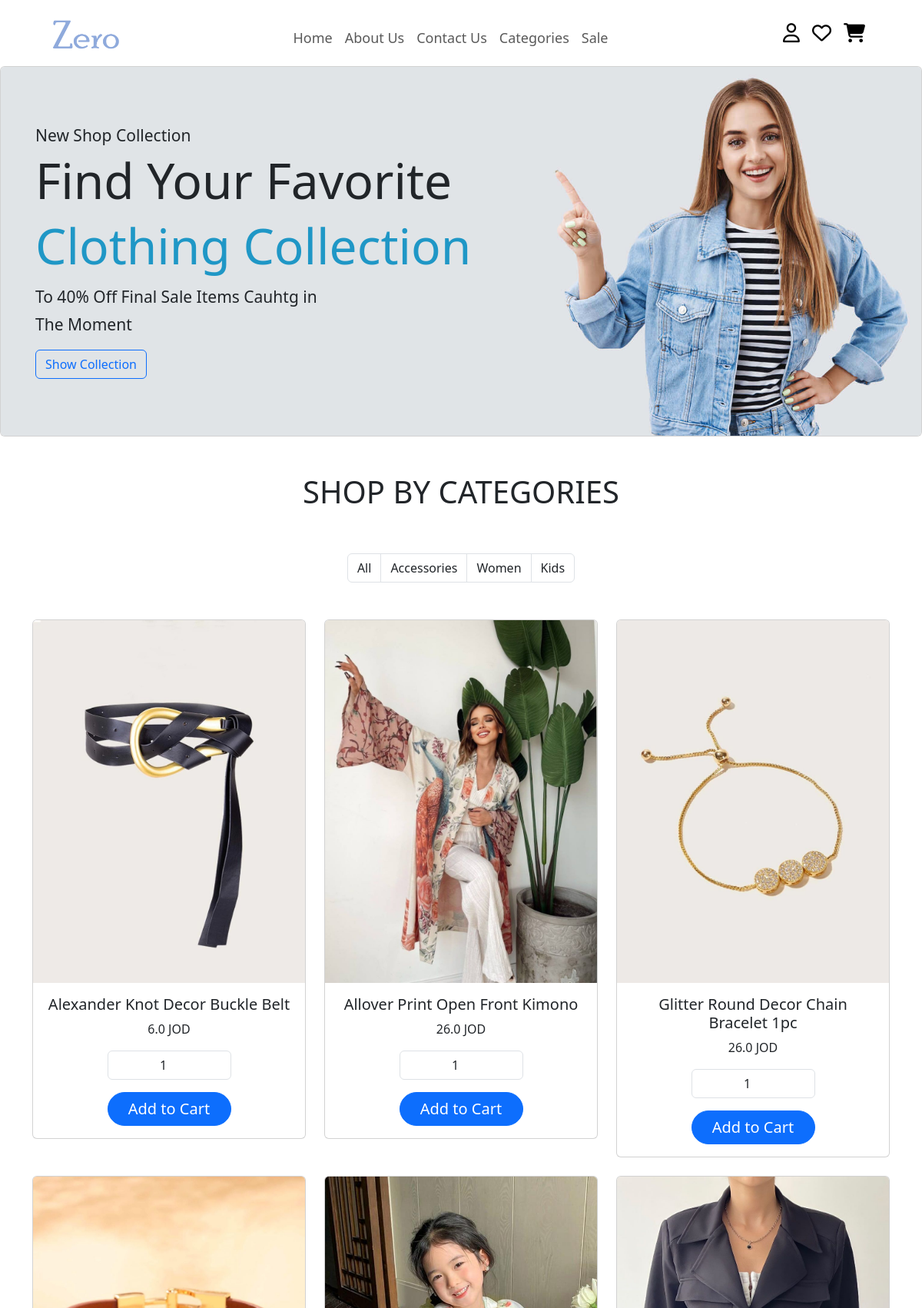
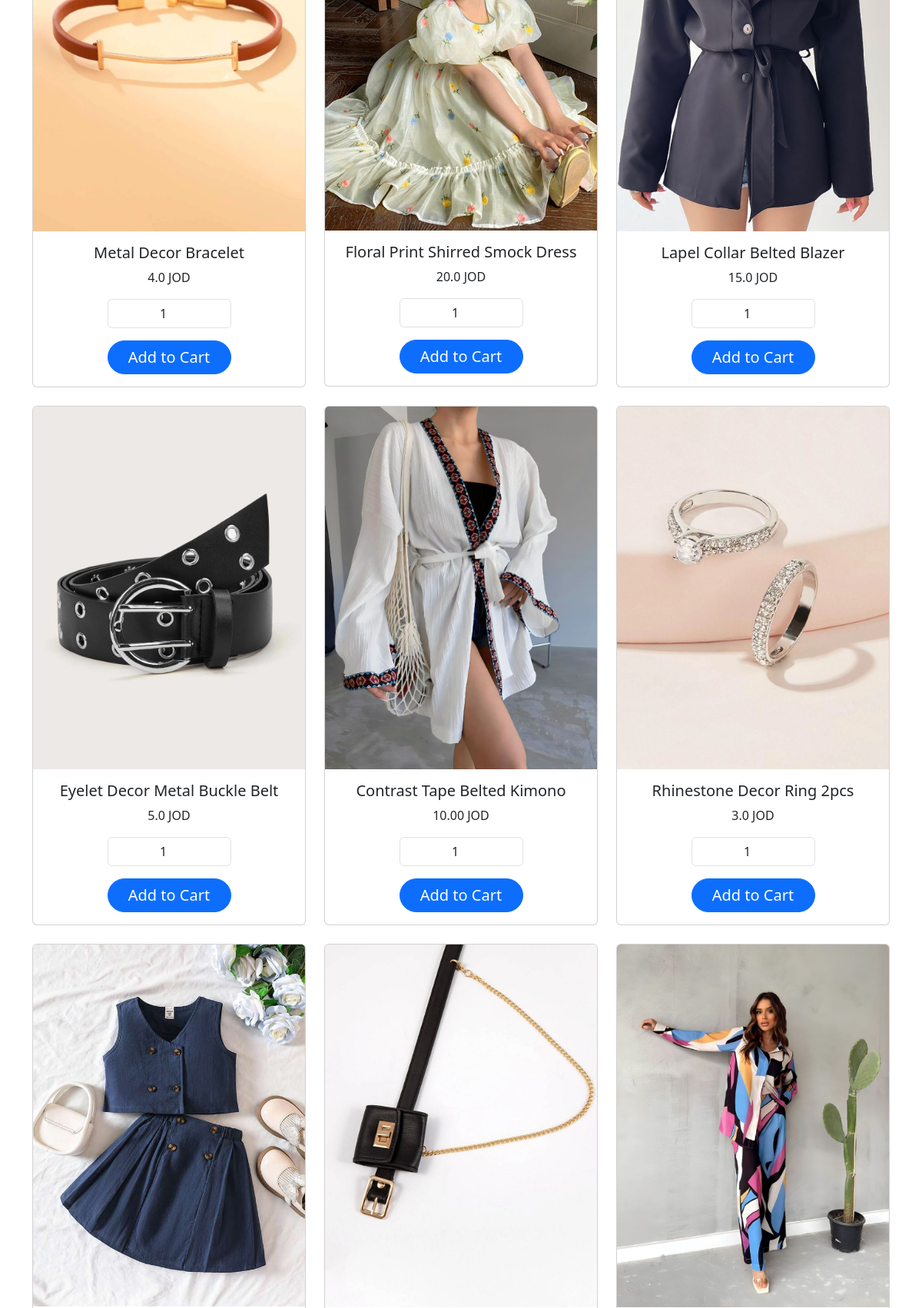
The page / (upper part) on the database its author committed (2 pictures, top to bottom).
### tables this page shows
CREATE TABLE IF NOT EXISTS `prodect` (
  `id` int(11) NOT NULL AUTO_INCREMENT,
  `name` varchar(255) NOT NULL,
  `price` varchar(255) NOT NULL,
  `image` varchar(255) NOT NULL,
  `category` varchar(255) DEFAULT NULL,
  PRIMARY KEY (`id`)
);

### collection.php (the view, shortened to what this page needs)
<!DOCTYPE html>
<html lang="en">
<head>
<link rel="stylesheet" href="index.css">
<link rel="stylesheet" href="normalize.css">
<link href="https://cdn.jsdelivr.net/npm/bootstrap@5.3.0-alpha3/dist/css/bootstrap.min.css" rel="stylesheet">
<link href="https://cdnjs.cloudflare.com/ajax/libs/font-awesome/6.4.0/css/all.min.css" rel="stylesheet">
</head>
  <body>
   <div class="card">
      <img src="images/bg-home.jpg" class="card-img img-fluid" alt="bg-home">
      <div class="card-img-overlay ms-2 d-flex flex-column justify-content-center">
      <div class="container-xl">
        <p class="card-title h6"><small>
          New Shop Collection</small></p>
        <h1 class="card-text text-2">Find Your Favorite
        <h1 class="text-2">Clothing Collection</h1>
        </h1>
        <p class="card-text">
        <small> To 40% Off Final Sale
        Items Cauhtg in <br>The Moment</small> </p>
        <div class="d-none d-sm-block ">
        <a class="btn btn-outline-primary " href="#categories" role="button">Show Collection</a></div>
      </div>
    </div>
  </div>
   <div class="container-md">
    <div class="row">
    <h1  class="mt-5 col-sm  text-center">SHOP BY CATEGORIES</h1>
    <nav id="categories" aria-label="Page navigation example">
      <ul class="col-sm pagination  justify-content-center mt-5 mb-5">
      <li class="page-item"><a class="page-link text-dark" href="#">All</a></li>
        <li class="page-item"><a class="page-link text-dark" href="#">Accessories</a></li>
        <li class="page-item"><a class="page-link text-dark" href="#">Women</a></li>
        <li class="page-item"><a class="page-link text-dark" href="#">Kids</a></li>
      </ul>
</nav>
   </div>
    <div class="row row-cols-1 row-cols-md-3 g-4">
        <?php
        include ('db-connect.php');
        $sql="SELECT * FROM prodect";
        $result=$conn->query($sql);
        while($row = $result->fetch_assoc()){?>
       <form action="prodect.php" method="POST">
       <div class="col">
       <div class="card h-100">
        <a class="link-underline link-underline-opacity-0 text-dark" href="prodect.php?id=<?php echo $row["id"];?>">
        <img name="image" src="<?php echo $row["image"];?>"
        class="card-img-top">
       <div class="card-body">
       <h5 name="Pname" class="card-title text-center"><?php echo $row["name"];?></h5></a>
       <p name="price" class="card-text text-center"><?php echo $row["price"];?></p>
       <div class="d-flex justify-content-center align-items-center">
       <input type="number" name="quantity" value="1" class="form-control w-50 text-center">
        </div>
       <div class="text-center">
       <a href="prodect.php ?id=<?php echo $row["id"];?>" name="add-cart" class="btn btn-primary mt-3 col-6 rounded-pill fs-5">Add to Cart</a>
        </div>
        </div>
        </div>
        </div>
       </form>
       <?php
       }
       ?>
</body>
</html>

### index.php (shortened to what this page needs)
<!DOCTYPE html>
<html lang="en">
<head>
<link rel="stylesheet" href="index.css">
<link rel="stylesheet" href="normalize.css">
<link href="https://cdn.jsdelivr.net/npm/bootstrap@5.3.0-alpha3/dist/css/bootstrap.min.css" rel="stylesheet">
<link href="https://cdnjs.cloudflare.com/ajax/libs/font-awesome/6.4.0/css/all.min.css" rel="stylesheet">
</head>
  <body>
   <?php
   include('header.php');
   include('collection.php');
   include('footer.php');
   ?>
  </body>
</html>

### header.php (shortened to what this page needs)
<!DOCTYPE html>
<html lang="en">
<head>
<link rel="stylesheet" href="index.css">
<link rel="stylesheet" href="normalize.css">
<link href="https://cdn.jsdelivr.net/npm/bootstrap@5.3.0-alpha3/dist/css/bootstrap.min.css" rel="stylesheet">
<link href="https://cdnjs.cloudflare.com/ajax/libs/font-awesome/6.4.0/css/all.min.css" rel="stylesheet">
</head>
  <body>
  <nav class="navbar nav-underline navbar-expand-md sticky-top bg-white">
    <div class="container-xl">
      <a class="navbar-brand ms-2" href="#"><img src="images/logo.png" width="120px" alt="brand"></a>
      <div class="collapse navbar-collapse justify-content-center" id="navbarSupportedContent">
        <ul class="navbar-nav mb-2 mb-lg-0 mt-3">
          <li class="nav-item">
            <a class="nav-link"  href="index.php">Home </a>
          </li>
          <li class="nav-item">
            <a class="nav-link" href="about.php">About Us </a>
          </li>
          <li class="nav-item">
            <a class="nav-link" href="contact.php">Contact Us</a>
          </li>
          <li class="nav-item">
            <a class="nav-link" href="index.php#categories">Categories</a>
          </li>
          <li class="nav-item">
            <a class="nav-link"  href="index.php#sale">Sale </a>
          </li>
         </ul>
        </div>
        <ul class="list-uesr-cart d-flex flex-row me-3">
          <?php
        if(isset($_SESSION['name'])){?>
        <li class="me-3 mt-3">
        <div class="btn-group">
          <a href="" type="button" class="btn btn-primary text-white">
            <?php if(isset($_SESSION['name'])){?>
          <?php echo $_SESSION['name'];}?></a>
          <button type="button" class="btn btn-primary dropdown-toggle dropdown-toggle-split" data-bs-toggle="dropdown" aria-expanded="false">
            <span class="visually-hidden">Toggle Dropdown</span>
          </button>
          <ul class="dropdown-menu">
            <li><a class="dropdown-item text-dark" href="logout.php">Logout</a></li>
          </ul>
        </div>
          </li>
        <?php
      }else{?>
        <li class="me-3 mt-3">
        <a href="signin.php">
        <i class="fa-regular fa-user"></i></a></li>
        <?php
        }
      ?>
        <li class="me-3 mt-3">
        <a href="#"><i class="fa-regular fa-heart"></i></a></li>
        <li class="me-3 mt-3">
        <a href="cart.php"><i class="fa-solid fa-cart-shopping"></i></a></li>
      </ul>
    </div>
    </nav>
</body>
</html>

### footer.php (shortened to what this page needs)
<!DOCTYPE html>
<html lang="en">
<head>
<link rel="stylesheet" href="index.css">
<link rel="stylesheet" href="normalize.css">
<link href="https://cdn.jsdelivr.net/npm/bootstrap@5.3.0-alpha3/dist/css/bootstrap.min.css" rel="stylesheet">
<link href="https://cdnjs.cloudflare.com/ajax/libs/font-awesome/6.4.0/css/all.min.css" rel="stylesheet">
</head>
  <body>
</body>
</html>

### index.css (style rules this page uses)
* { margin:0; padding:0; box-sizing:border-box; }
.navbar-nav li a { font-size: 18px }
.list-uesr-cart { list-style: none; font-size: 25px; cursor: pointer; }
.list-uesr-cart a , .list-media a { color: black; }
.card-img-overlay h1:nth-child(3) { color: rgb(31, 151, 198); }
@media (min-width:768px) { .card-img-overlay .card-title ,.card-text:nth-child(4) { font-size: 1rem; } }
@media (min-width:768px) { .card-img-overlay .text-2 { font-size: 3rem; } }
@media (min-width:992px) { .card-img-overlay .card-title ,.card-text:nth-child(4) { font-size: 1.5rem; } }
@media (min-width:992px) { .card-img-overlay .text-2 { font-size: 4rem; } }

### rows shown on the page
prodect: image (picture), name "Alexander Knot Decor Buckle Belt", price "6.0 JOD"
prodect: image (picture), name "Allover Print Open Front Kimono", price "26.0 JOD"
prodect: image (picture), name "Glitter Round Decor Chain Bracelet 1pc", price "26.0 JOD"
prodect: image (picture), name "Metal Decor Bracelet", price "4.0 JOD"
prodect: image (picture), name "Floral Print Shirred Smock Dress", price "20.0 JOD"
prodect: image (picture), name "Lapel Collar Belted Blazer", price "15.0 JOD"
prodect: image (picture), name "Eyelet Decor Metal Buckle Belt", price "5.0 JOD"
prodect: image (picture), name "Contrast Tape Belted Kimono", price "10.00 JOD"
prodect: image (picture), name "Rhinestone Decor Ring 2pcs", price "3.0 JOD"
prodect: image (picture)
prodect: image (picture)
prodect: image (picture)
